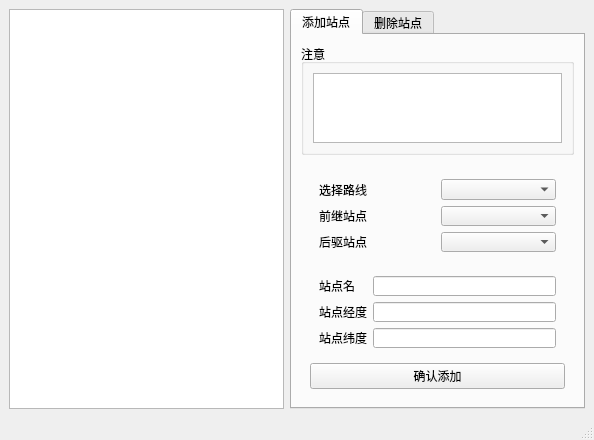
<?xml version="1.0" encoding="UTF-8"?>
<ui version="4.0">
 <class>stationPageClass</class>
 <widget class="QMainWindow" name="stationPageClass">
  <property name="geometry">
   <rect>
    <x>0</x>
    <y>0</y>
    <width>594</width>
    <height>438</height>
   </rect>
  </property>
  <property name="windowTitle">
   <string>站点</string>
  </property>
  <property name="windowIcon">
   <iconset resource="stationPage.qrc">
    <normaloff>:/stationPage/src/icon/station.png</normaloff>:/stationPage/src/icon/station.png</iconset>
  </property>
  <widget class="QWidget" name="centralwidget">
   <layout class="QGridLayout" name="gridLayout_4">
    <item row="0" column="0">
     <widget class="myQGraphicsView" name="graphicsView">
      <property name="minimumSize">
       <size>
        <width>275</width>
        <height>400</height>
       </size>
      </property>
     </widget>
    </item>
    <item row="0" column="1">
     <widget class="QTabWidget" name="tabWidget">
      <property name="minimumSize">
       <size>
        <width>275</width>
        <height>400</height>
       </size>
      </property>
      <property name="currentIndex">
       <number>0</number>
      </property>
      <widget class="QWidget" name="tabAdd">
       <attribute name="title">
        <string>添加站点</string>
       </attribute>
       <layout class="QVBoxLayout" name="verticalLayout_3">
        <item>
         <widget class="QGroupBox" name="groupBox">
          <property name="title">
           <string>注意</string>
          </property>
          <layout class="QVBoxLayout" name="verticalLayout">
           <item>
            <widget class="QTextBrowser" name="textBrowserAdd"/>
           </item>
          </layout>
         </widget>
        </item>
        <item>
         <widget class="QWidget" name="widget_3" native="true">
          <layout class="QVBoxLayout" name="verticalLayout_2">
           <item>
            <widget class="QWidget" name="widget" native="true">
             <layout class="QGridLayout" name="gridLayout">
              <item row="2" column="1">
               <widget class="QComboBox" name="comboBoxBefore"/>
              </item>
              <item row="0" column="1">
               <widget class="QComboBox" name="comboBoxRoute">
                <property name="placeholderText">
                 <string>请选择路线</string>
                </property>
               </widget>
              </item>
              <item row="1" column="0">
               <widget class="QLabel" name="labelBefore">
                <property name="text">
                 <string>前继站点</string>
                </property>
               </widget>
              </item>
              <item row="2" column="0">
               <widget class="QLabel" name="labelAfter">
                <property name="text">
                 <string>后驱站点</string>
                </property>
               </widget>
              </item>
              <item row="0" column="0">
               <widget class="QLabel" name="labelRoute">
                <property name="text">
                 <string>选择路线</string>
                </property>
               </widget>
              </item>
              <item row="1" column="1">
               <widget class="QComboBox" name="comboBoxAfter"/>
              </item>
             </layout>
            </widget>
           </item>
           <item>
            <widget class="QWidget" name="widget_2" native="true">
             <layout class="QGridLayout" name="gridLayout_2">
              <item row="0" column="0">
               <widget class="QLabel" name="labelName">
                <property name="text">
                 <string>站点名</string>
                </property>
               </widget>
              </item>
              <item row="0" column="1">
               <widget class="QLineEdit" name="lineEditName"/>
              </item>
              <item row="1" column="0">
               <widget class="QLabel" name="labelLongi">
                <property name="text">
                 <string>站点经度</string>
                </property>
               </widget>
              </item>
              <item row="1" column="1">
               <widget class="QLineEdit" name="lineEditLongi"/>
              </item>
              <item row="2" column="0">
               <widget class="QLabel" name="labelLati">
                <property name="text">
                 <string>站点纬度</string>
                </property>
               </widget>
              </item>
              <item row="2" column="1">
               <widget class="QLineEdit" name="lineEditLati"/>
              </item>
             </layout>
            </widget>
           </item>
           <item>
            <widget class="QPushButton" name="pushButtonAdd">
             <property name="text">
              <string>确认添加</string>
             </property>
            </widget>
           </item>
          </layout>
         </widget>
        </item>
       </layout>
      </widget>
      <widget class="QWidget" name="tabDelete">
       <attribute name="title">
        <string>删除站点</string>
       </attribute>
       <layout class="QVBoxLayout" name="verticalLayout_6">
        <item>
         <widget class="QGroupBox" name="groupBox_2">
          <property name="title">
           <string>注意</string>
          </property>
          <layout class="QVBoxLayout" name="verticalLayout_5">
           <item>
            <widget class="QTextBrowser" name="textBrowserDelete"/>
           </item>
          </layout>
         </widget>
        </item>
        <item>
         <widget class="QWidget" name="widget_1" native="true">
          <layout class="QVBoxLayout" name="verticalLayout_4">
           <item>
            <widget class="QWidget" name="widget_4" native="true">
             <layout class="QGridLayout" name="gridLayout_3">
              <item row="0" column="0">
               <widget class="QLabel" name="labelRoute_delete">
                <property name="text">
                 <string>选择路线</string>
                </property>
               </widget>
              </item>
              <item row="0" column="1">
               <widget class="QComboBox" name="comboBoxRoute_delete">
                <property name="placeholderText">
                 <string>请先选择路线</string>
                </property>
               </widget>
              </item>
              <item row="1" column="0">
               <widget class="QLabel" name="labelStation_delete">
                <property name="text">
                 <string>选择站点</string>
                </property>
               </widget>
              </item>
              <item row="1" column="1">
               <widget class="QComboBox" name="comboBoxStation_delete"/>
              </item>
             </layout>
            </widget>
           </item>
           <item>
            <widget class="QPushButton" name="pushButtonDelete">
             <property name="text">
              <string>确认删除</string>
             </property>
            </widget>
           </item>
          </layout>
         </widget>
        </item>
       </layout>
      </widget>
     </widget>
    </item>
   </layout>
  </widget>
  <widget class="QStatusBar" name="statusbar"/>
 </widget>
 <customwidgets>
  <customwidget>
   <class>myQGraphicsView</class>
   <extends>QGraphicsView</extends>
   <header>myqgraphicsview.h</header>
  </customwidget>
 </customwidgets>
 <resources>
  <include location="stationPage.qrc"/>
 </resources>
 <connections/>
</ui>
